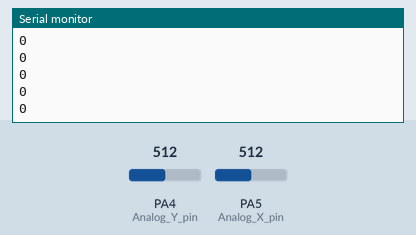
Recording of a sketch running on a simulated STM32 Blue Pill. Parts: the last lines printed to the serial monitor. The test bench sets the inputs (shaded band); at power-on: PA4 (Analog_Y_pin) = 512, PA5 (Analog_X_pin) = 512. No radio packets arrive unless stated.

Above: at 1.2 s.
1.3 s: PA4 (Analog_Y_pin) set to 716
At 2.2 s:
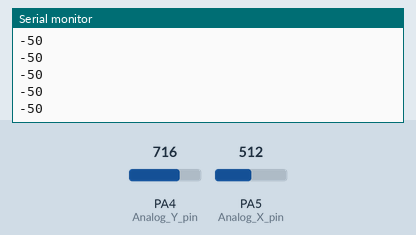
2.8 s: PA5 (Analog_X_pin) set to 716
At 3.7 s:
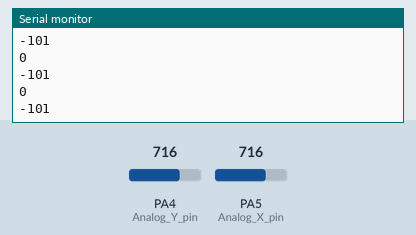
4.3 s: PA4 (Analog_Y_pin) set to 900
At 4.9 s:
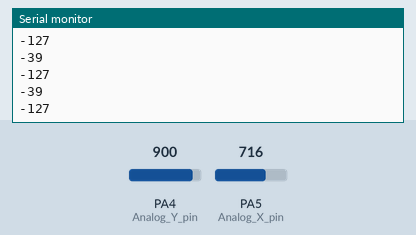
5.8 s: PA5 (Analog_X_pin) set to 511
At 6.8 s:
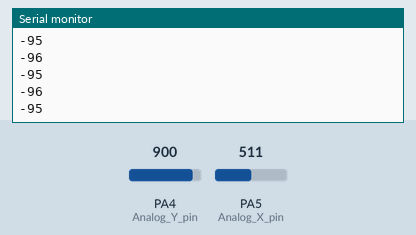
Timing chart, 0 to 8.3 s (numbered marks = the images above; inputs shaded):
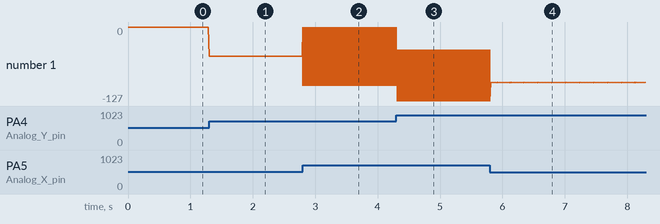

Measured:
- after the input at 1.3 s, the serial monitor: prints a new line at once (image 1)
- after the input at 2.8 s, the serial monitor: prints a new line at once (image 2)
- after the input at 4.3 s, the serial monitor: prints a new line at once (image 3)
- after the input at 5.8 s, the serial monitor: prints a new line at once (image 4)
- plotted number 1: 0 → -50 after the input at 1.3 s, -50 → -101 after the input at 2.8 s, -101 → -127 after the input at 4.3 s, -127 → -95 after the input at 5.8 s

The sketch:

radio.ino
```cpp
#include <SPI.h>
#include "RF24.h"

#define CE_PIN 7
#define CSN_PIN 6

int leftPWM;
int rightPWM;
double leftPower;
double rightPower;

int deadzone = 20;
int center = 512;

const byte Analog_X_pin = A5;
const byte Analog_Y_pin = A4;
const byte Analog_Button_pin = 2;


int analog_x = 0;
int analog_y = 0;
bool aalog_but = false;


int32_t data;

RF24 radio(CE_PIN, CSN_PIN);
uint8_t address[6] = "1Node";


void tank(double x,double y){
  double drive = -y;
  double turn = x;

   leftPower = drive + turn;
   rightPower = drive - turn;
//fabs for decimals
  double largest = max(fabs(leftPower),(fabs(rightPower)));
if (largest > 1.0){

  leftPower = leftPower/largest;
  rightPower = rightPower/largest;
}


//Serial.print("Left: ");
 // Serial.print(leftPower);
 // Serial.print(" | Right: ");
 // Serial.println(rightPower);

}


void setup() {
  Serial.begin(115200);
  radio.begin();
  radio.setPALevel(RF24_PA_LOW);
  radio.openWritingPipe(address);
  radio.stopListening();

  int data = 0;


  pinMode(Analog_X_pin, INPUT);
  pinMode(Analog_Y_pin, INPUT);
  pinMode(Analog_Button_pin, INPUT_PULLUP);


}

void loop() {
int raw_x = analogRead(Analog_X_pin);
  int raw_y = analogRead(Analog_Y_pin);

  // Map raw analog values (0 to 1023) to a -1.0 to 1.0 scale
  double x = (raw_x - 512.0) / 512.0;
  double y = (raw_y - 512.0) / 512.0;


tank(x,y);


int leftPWM  = (int8_t)(leftPower * 127.0);
int rightPWM = (int8_t)(rightPower * 127.0);


if (leftPWM < 20 && leftPWM > -20){
  leftPWM = 0;

}
if (rightPWM < 20 && rightPWM > - 20){
  rightPWM = 0;

}


Serial.println(leftPWM);
Serial.println(rightPWM);

uint8_t motorData[2];
  motorData[0] = (int8_t)leftPWM;
  motorData[1] = (int8_t)rightPWM;
// conver to

 bool motor = radio.write(motorData, sizeof(motorData));


  //Serial.println(ok ? "sent" : "failed");


delay(10);


   }
```
